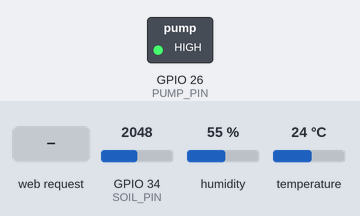
This sketch was run on a simulated ESP32. On the bench: switched loads named in the sketch (green lamp = pin HIGH). The test bench sets the inputs (shaded band); at power-on: GPIO 34 (SOIL_PIN) = 2048, humidity 55 %, temperature 24 °C (analog values on the 0–4095 scale). WiFi joins after 1.5 s; servers stay silent unless stated; what the sketch prints to the serial monitor is not drawn.

Above: at 2.7 s.
2.8 s: GPIO 34 (SOIL_PIN) set to 2500
6.2 s: GPIO 34 (SOIL_PIN) set to 2582
At 7.9 s:
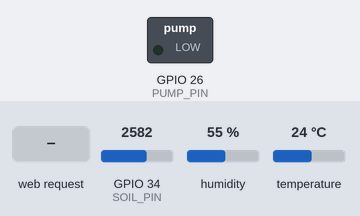
12.7 s: HTTP request GET /api/pump?state=on received
At 18.9 s:
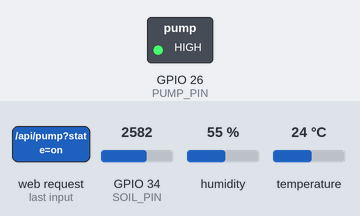
Timing chart, 0 to 20.4 s (numbered marks = the images above; inputs shaded):
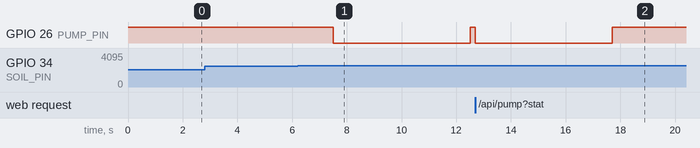

The sketch:

smart_plant_monitor.ino
```cpp
/*
  Smart Plant Monitoring System
  Board: ESP32 DevKit
  Sensors: capacitive soil moisture sensor + DHT22
  Output: low-voltage DC pump through a suitable driver/relay

  Install libraries:
    - DHT sensor library by Adafruit
    - Adafruit Unified Sensor

  Safety:
    Never connect a pump directly to an ESP32 GPIO.
    Use a properly rated low-voltage driver and separate pump supply.
*/

#include <WiFi.h>
#include <WebServer.h>
#include <DHT.h>

// ---------------- Wi-Fi settings ----------------
const char* WIFI_SSID = "YOUR_WIFI_NAME";
const char* WIFI_PASSWORD = "YOUR_WIFI_PASSWORD";

// ---------------- Pin configuration -------------
constexpr int SOIL_PIN = 34;   // ADC1 input-only pin
constexpr int DHT_PIN = 4;
constexpr int PUMP_PIN = 26;

// Most relay modules are active LOW. Change to false for active-HIGH drivers.
constexpr bool PUMP_ACTIVE_LOW = true;
#define DHT_TYPE DHT22

DHT dht(DHT_PIN, DHT_TYPE);
WebServer server(80);

// ---------------- Calibration and control --------
// Replace these with readings from your own sensor.
const int SOIL_DRY_RAW = 3000;
const int SOIL_WET_RAW = 1400;

const int MOISTURE_START_PERCENT = 30;
const unsigned long SENSOR_INTERVAL_MS = 2500;
const unsigned long PUMP_MAX_RUNTIME_MS = 5000;       // Start short; test safely.
const unsigned long WATERING_COOLDOWN_MS = 30UL * 60UL * 1000UL;

int soilRaw = 0;
int soilMoisture = 0;
float temperatureC = NAN;
float humidity = NAN;

bool pumpOn = false;
bool manualCycle = false;
unsigned long pumpStartedAt = 0;
unsigned long lastAutomaticWateringAt = 0;
unsigned long lastSensorReadAt = 0;
bool hasAutomaticWatered = false;

// ---------------- Dashboard -----------------------
const char DASHBOARD_HTML[] PROGMEM = R"rawliteral(
<!DOCTYPE html>
<html lang="en">
<head>
  <meta charset="UTF-8">
  <meta name="viewport" content="width=device-width, initial-scale=1">
  <title>Smart Plant Monitor</title>
  <style>
    :root { font-family: Arial, sans-serif; color: #183126; background: #f2f7f1; }
    * { box-sizing: border-box; }
    body { margin: 0; padding: 24px; }
    main { max-width: 850px; margin: auto; }
    h1 { margin-bottom: 6px; }
    .sub { color: #557064; margin-top: 0; }
    .grid { display: grid; grid-template-columns: repeat(auto-fit,minmax(190px,1fr)); gap: 14px; }
    .card { background: white; padding: 20px; border-radius: 16px; box-shadow: 0 3px 14px #163b1b12; }
    .label { color: #60786c; font-size: 14px; }
    .value { font-size: 32px; font-weight: 700; margin-top: 10px; }
    .unit { font-size: 16px; color: #60786c; }
    .controls { margin-top: 16px; }
    button { border: 0; padding: 12px 18px; border-radius: 10px; font-weight: 700; cursor: pointer; margin: 6px 8px 0 0; }
    .on { background: #247b48; color: white; }
    .off { background: #e5ece7; color: #183126; }
    #status { margin-top: 14px; color: #557064; }
    .bar { height: 10px; background: #e5ece7; border-radius: 10px; overflow: hidden; margin-top: 12px; }
    #moistureBar { height: 100%; width: 0%; background: #319b62; transition: width .3s; }
    footer { margin-top: 22px; font-size: 13px; color: #718278; }
  </style>
</head>
<body>
<main>
  <h1>🌱 Smart Plant Monitor</h1>
  <p class="sub">Live readings from your ESP32</p>
  <section class="grid">
    <article class="card">
      <div class="label">Soil moisture</div>
      <div class="value"><span id="moisture">--</span><span class="unit"> %</span></div>
      <div class="bar"><div id="moistureBar"></div></div>
    </article>
    <article class="card">
      <div class="label">Temperature</div>
      <div class="value"><span id="temperature">--</span><span class="unit"> °C</span></div>
    </article>
    <article class="card">
      <div class="label">Air humidity</div>
      <div class="value"><span id="humidity">--</span><span class="unit"> %</span></div>
    </article>
    <article class="card">
      <div class="label">Pump status</div>
      <div class="value" id="pump">--</div>
      <div class="label" id="mode">Mode: --</div>
    </article>
  </section>
  <section class="card controls">
    <strong>Manual watering</strong><br>
    <button class="on" onclick="setPump('on')">Run pump (time-limited)</button>
    <button class="off" onclick="setPump('off')">Stop pump</button>
    <div id="status">Connecting to ESP32...</div>
  </section>
  <footer>Dashboard refreshes every 3 seconds. Keep the ESP32 and this device on the same Wi-Fi network.</footer>
</main>
<script>
async function refresh() {
  try {
    const response = await fetch('/api/status', {cache: 'no-store'});
    if (!response.ok) throw new Error('HTTP ' + response.status);
    const d = await response.json();
    document.getElementById('moisture').textContent = d.soilMoisture;
    document.getElementById('moistureBar').style.width = d.soilMoisture + '%';
    document.getElementById('temperature').textContent =
      d.temperatureC === null ? '--' : Number(d.temperatureC).toFixed(1);
    document.getElementById('humidity').textContent =
      d.humidity === null ? '--' : Number(d.humidity).toFixed(1);
    document.getElementById('pump').textContent = d.pumpOn ? 'ON' : 'OFF';
    document.getElementById('mode').textContent = 'Mode: ' + d.mode;
    document.getElementById('status').textContent = 'Connected · Soil raw: ' + d.soilRaw;
  } catch (e) {
    document.getElementById('status').textContent = 'Could not reach ESP32. Check Wi-Fi.';
  }
}
async function setPump(state) {
  try {
    const r = await fetch('/api/pump?state=' + state);
    const d = await r.json();
    document.getElementById('status').textContent = d.message || 'Command sent';
    refresh();
  } catch (e) {
    document.getElementById('status').textContent = 'Pump command failed.';
  }
}
refresh();
setInterval(refresh, 3000);
</script>
</body>
</html>
)rawliteral";

// ---------------- Helper functions ----------------
void setPumpOutput(bool on) {
  pumpOn = on;
  const int outputLevel = PUMP_ACTIVE_LOW ? (on ? LOW : HIGH) : (on ? HIGH : LOW);
  digitalWrite(PUMP_PIN, outputLevel);
}

int readSoilMoisturePercent(int rawValue) {
  // A typical capacitive sensor reads higher when dry and lower when wet.
  const float percent = 100.0f * (SOIL_DRY_RAW - rawValue) /
                        (float)(SOIL_DRY_RAW - SOIL_WET_RAW);
  return constrain((int)roundf(percent), 0, 100);
}

String nullableFloat(float value, int decimals = 1) {
  if (isnan(value) || isinf(value)) return "null";
  return String(value, decimals);
}

void readSensors() {
  soilRaw = analogRead(SOIL_PIN);
  soilMoisture = readSoilMoisturePercent(soilRaw);

  const float newHumidity = dht.readHumidity();
  const float newTemperature = dht.readTemperature();

  // Keep last valid reading if a DHT sample fails.
  if (!isnan(newHumidity)) humidity = newHumidity;
  if (!isnan(newTemperature)) temperatureC = newTemperature;

  Serial.printf("Soil raw: %d | Moisture: %d%% | Temp: %.1f C | Humidity: %.1f%%\n",
                soilRaw, soilMoisture, temperatureC, humidity);
}

void startPump(bool isManual) {
  if (pumpOn) return;
  manualCycle = isManual;
  pumpStartedAt = millis();
  setPumpOutput(true);
  Serial.println(isManual ? "Manual watering started" : "Automatic watering started");
}

void stopPump() {
  if (!pumpOn) return;
  setPumpOutput(false);
  if (!manualCycle) {
    lastAutomaticWateringAt = millis();
    hasAutomaticWatered = true;
  }
  manualCycle = false;
  Serial.println("Pump stopped");
}

void updateWateringControl() {
  const unsigned long now = millis();

  if (pumpOn && now - pumpStartedAt >= PUMP_MAX_RUNTIME_MS) {
    stopPump();
    return;
  }

  if (!pumpOn && soilMoisture < MOISTURE_START_PERCENT) {
    const bool cooldownComplete = !hasAutomaticWatered ||
        (now - lastAutomaticWateringAt >= WATERING_COOLDOWN_MS);

    if (cooldownComplete) {
      startPump(false);
    }
  }
}

// ---------------- HTTP handlers ------------------
void handleRoot() {
  server.send_P(200, "text/html", DASHBOARD_HTML);
}

void handleStatus() {
  String json = "{";
  json += "\"soilRaw\":" + String(soilRaw) + ",";
  json += "\"soilMoisture\":" + String(soilMoisture) + ",";
  json += "\"temperatureC\":" + nullableFloat(temperatureC) + ",";
  json += "\"humidity\":" + nullableFloat(humidity) + ",";
  json += "\"pumpOn\":" + String(pumpOn ? "true" : "false") + ",";
  json += "\"mode\":\"" + String(manualCycle ? "MANUAL" : "AUTO") + "\"";
  json += "}";
  server.send(200, "application/json", json);
}

void handlePump() {
  if (!server.hasArg("state")) {
    server.send(400, "application/json", "{\"message\":\"Missing state=on or state=off\"}");
    return;
  }

  const String state = server.arg("state");
  if (state == "on") {
    if (!pumpOn) startPump(true);
    server.send(200, "application/json",
                "{\"message\":\"Manual watering requested; runtime is limited.\"}");
  } else if (state == "off") {
    stopPump();
    server.send(200, "application/json", "{\"message\":\"Pump stopped.\"}");
  } else {
    server.send(400, "application/json",
                "{\"message\":\"Invalid state. Use on or off.\"}");
  }
}

void connectWiFi() {
  WiFi.mode(WIFI_STA);
  WiFi.begin(WIFI_SSID, WIFI_PASSWORD);
  Serial.print("Connecting to Wi-Fi");

  const unsigned long start = millis();
  while (WiFi.status() != WL_CONNECTED && millis() - start < 20000) {
    delay(500);
    Serial.print(".");
  }
  Serial.println();

  if (WiFi.status() == WL_CONNECTED) {
    Serial.print("Connected. Dashboard: http://");
    Serial.println(WiFi.localIP());
  } else {
    Serial.println("Wi-Fi connection timed out. Restart after checking credentials.");
  }
}

void setup() {
  Serial.begin(115200);

  // Set the output OFF before starting network or sensor work.
  pinMode(PUMP_PIN, OUTPUT);
  setPumpOutput(false);

  analogReadResolution(12);
  dht.begin();

  readSensors();
  connectWiFi();

  server.on("/", HTTP_GET, handleRoot);
  server.on("/api/status", HTTP_GET, handleStatus);
  server.on("/api/pump", HTTP_GET, handlePump);
  server.begin();

  Serial.println("HTTP server started");
}

void loop() {
  server.handleClient();

  const unsigned long now = millis();
  if (now - lastSensorReadAt >= SENSOR_INTERVAL_MS) {
    lastSensorReadAt = now;
    readSensors();
  }

  updateWateringControl();
}
```

Measured:
- the behaviour switches between 2528 and 2529 on GPIO 34 (SOIL_PIN) (found by bisection; images 0 and 1)
- after the input at 2.8 s, every drawn part: stays the same
- after the input at 6.2 s, GPIO 26 (PUMP_PIN): HIGH → LOW after 1.3 s, → HIGH 5.0 s later
- after the input at 12.7 s, GPIO 26 (PUMP_PIN): HIGH → LOW at once, → HIGH 5.0 s later
